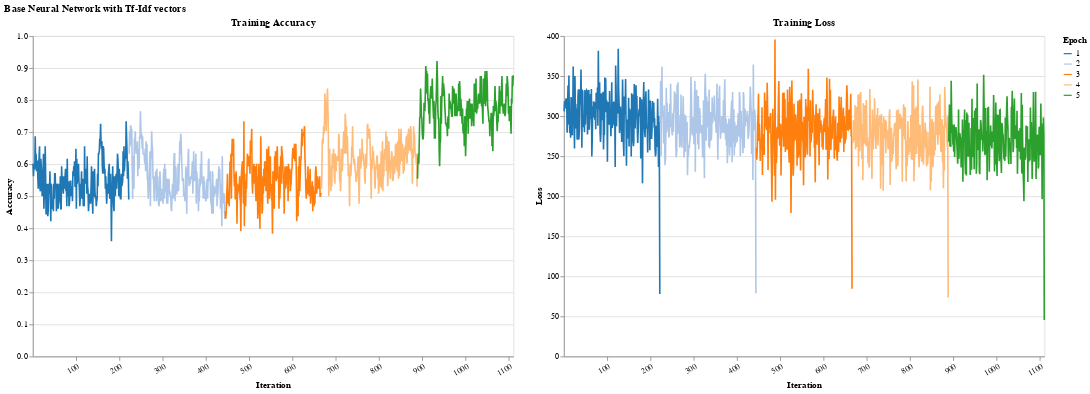

The notebook cell saved with this chart:
### Code cell
plot_results(model_lstm, train_config, train_dataloader)

### Figure 1 — Vega-Lite specification as saved in the notebook (floating-point values rounded to 4 significant figures; data arrays with more than 128 entries replaced by an {"elided": "..."} marker saying what was removed)
{"config": {"view": {"continuousWidth": 300, "continuousHeight": 300}}, "hconcat": [{"mark": {"type": "line"}, "encoding": {"color": {"field": "epoch", "scale": {"scheme": "category20"}, "title": "Epoch", "type": "nominal"}, "x": {"axis": {"labelAngle": -30, "title": "Iteration", "values": [0, 100, 200, 300, 400, 500, 600, 700, 800, 900, 1000, 1100]}, "field": "iteration", "type": "nominal"}, "y": {"axis": {"title": "Accuracy"}, "field": "training_acc", "type": "quantitative"}}, "height": 400, "title": "Training Accuracy", "width": 600}, {"mark": {"type": "line"}, "encoding": {"color": {"field": "epoch", "scale": {"scheme": "category20"}, "title": "Epoch", "type": "nominal"}, "x": {"axis": {"labelAngle": -30, "title": "Iteration", "values": [0, 100, 200, 300, 400, 500, 600, 700, 800, 900, 1000, 1100]}, "field": "iteration", "type": "nominal"}, "y": {"axis": {"title": "Loss"}, "field": "training_loss", "type": "quantitative"}}, "height": 400, "title": "Training Loss", "width": 600}], "data": {"name": "data-b4ec9c33a573efc7c2d3ac58bcc8fa3b"}, "title": "Base Neural Network with Tf-Idf vectors", "$schema": "https://vega.github.io/schema/vega-lite/v5.17.0.json", "datasets": {"data-b4ec9c33a573efc7c2d3ac58bcc8fa3b": {"elided": "1110 records"}}}
